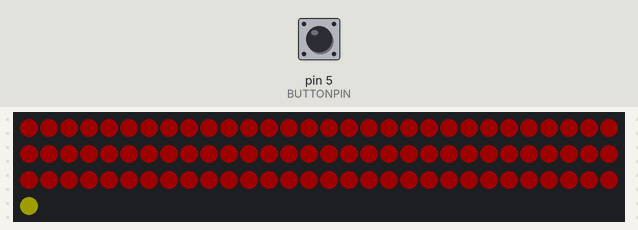
Simulated run of this sketch. Board: Arduino Uno, built with avr-gcc and run on an emulated ATmega328P. On the bench: 91 RGB LEDs in strip order, left to right, continuing on the next row. The test bench sets the inputs (shaded band); at power-on: pin 5 (BUTTONPIN) LOW. Dim RGB values are drawn brighter than linear; the strip is taken to match the declared colour order; random numbers use the default seed unless the sketch sets one.

Above: at 1.2 s.
1.3 s: pin 5 (BUTTONPIN) pulled HIGH for 0.15 s
At 1.7 s:
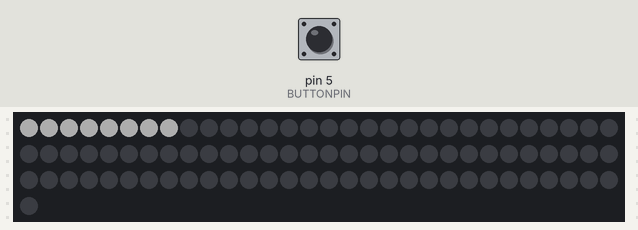
2.0 s: pin 5 (BUTTONPIN) pulled HIGH for 0.15 s
2.7 s: pin 5 (BUTTONPIN) pulled HIGH for 1 s
4.3 s: pin 5 (BUTTONPIN) pulled HIGH for 3.2 s
At 8.01 s:
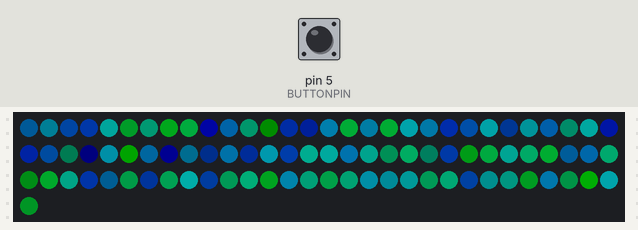
8.1 s: pin 5 (BUTTONPIN) pulled HIGH for 1 s
At 9.3 s:
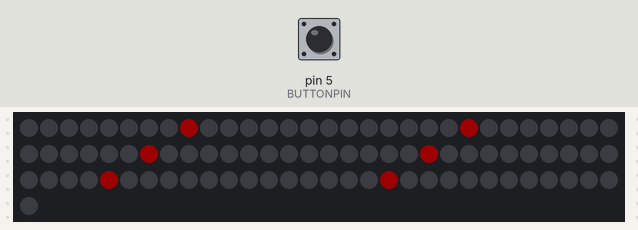
9.7 s: pin 5 (BUTTONPIN) pulsed HIGH 5 times (0.12 s each, 0.3 s apart)
At 12.9 s:
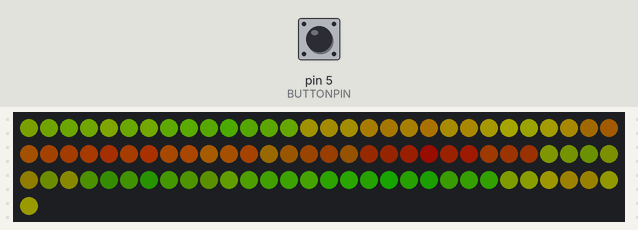
Timing chart, 0 to 13.9 s (numbered marks = the images above; inputs shaded):
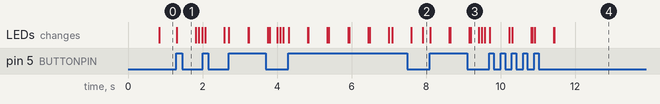

The sketch:

RGBLEDSnowflake.ino
```cpp
/* Written by James Cameron December 2019
 * For use with https://www.thingiverse.com/thing:1966885 by hoangnam
 * See more details at https://www.hackster.io/Equinaut/rgb-led-snowflake-with-arduino-uno-8553b6
 * Requires Adafruit NeoPixel Library
 */
#include <Adafruit_NeoPixel.h>

#define TOTALMODES 8
int mode = 6;
boolean modeChanged = false;
#define NUMPIXELS 91
#define LEDPIN 6
#define BUTTONPIN 5

Adafruit_NeoPixel pixels = Adafruit_NeoPixel(NUMPIXELS, LEDPIN, NEO_RGB + NEO_KHZ400);
typedef void (*function) (void);
typedef uint32_t colour;
#define AMOUNTOFMAINCOLS 6
colour mainCols[] = {pixels.Color(150,0,0),pixels.Color(150,150,0),pixels.Color(0,150,0),pixels.Color(0,150,150),pixels.Color(0,0,150),pixels.Color(150,0,150)}; //List of basic colours to be used

const int spokes[][8] = {{90,88,42,43,44,55,49,50},
                        {90,87,28,29,30,41,35,36},
                        {90,86,14,15,16,27,21,22},
                        {90,85, 0, 1, 2,13, 7, 8},
                        {90,84,70,71,72,83,77,78},
                        {90,89,56,57,58,69,63,64}};

const int otherLines[][10] = {{48,47,55,54,53,32,31,41,37,38},
                            {34,33,41,40,39,18,17,27,23,24},
                            {20,19,27,26,25, 4, 3,13, 9,10},
                            {80,79,83,73,74,11,12,13, 5, 6},
                            {62,61,69,68,67,81,82,83,75,76},
                            {52,51,55,45,46,60,59,69,65,66}};

const int spiral[] = {90,88,87,86,85,84,89,42,28,14,0,70,56,43,29,15,1,71,57,44,30,16,2,72,58,69,59,60,46,45,55,54,53,32,31,41,40,39,18,17,27,26,25,4,3,13,12,11,74,73,83,82,81,67,68,65,63,61,47,49,51,33,35,37,19,21,23,5,7,9,75,77,79,66,64,62,48,50,52,34,36,38,20,22,24,6,8,10,76,78,80};

const int xs[] = {0, 0, 0, 39, 80, 39, 78, 0, 0, -39, -78, -79, -37, 0, 111, 153, 192, 231, 229, 270, 312, 271, 312, 229, 230, 150, 193, 231, 111, 151, 189, 192, 153, 231, 229, 270, 311, 268, 311, 231, 230, 231, 0, 0, 0, -39, -79, -39, -77, 0, 0, 39, 78, 78, 39, 0, -111, -153, -191, -190, -151, -231, -231, -270, -312, -270, -310, -232, -232, -229, -112, -152, -192, -192, -151, -231, -231, -270, -312, -271, -310, -230, -229, -233, -51, 0, 50, 52, 0, -51, 0};
const int ys[] = {129, 175, 221, 242, 219, 290, 310, 310, 359, 289, 312, 221, 243, 265, 64, 88, 110, 89, 43, 111, 88, 157, 181, 179, 224, 177, 156, 132, -65, -86, -110, -156, -178, -177, -223, -157, -178, -110, -87, -41, -86, -133, -128, -175, -220, -242, -220, -289, -312, -312, -359, -289, -314, -220, -243, -265, -63, -87, -109, -155, -178, -178, -225, -156, -179, -111, -86, -40, -87, -133, 66, 89, 110, 156, 178, 176, 223, 158, 179, 111, 88, 42, 88, 133, 29, 61, 29, -29, -61, -30, 0};


void setup() {
  pinMode(BUTTONPIN,INPUT);
  pixels.setBrightness(50);
  pixels.begin();
}

void loop() {
  changeMode();
  function modes[] = {mode0,mode1,mode2,mode3,mode4,mode5,mode6,mode7};    //An array of all the modes
  modeChanged =false;//New mode will now be run
  modes[mode]();
  pixels.show();
}

boolean changeMode() {  //Checks if the button is pressed, an if it is it moves on to hte next mode
  if (modeChanged) return true;
  if (digitalRead(BUTTONPIN)==HIGH) {
    if(++mode>=TOTALMODES) mode=0; //Increments the mode by 1 and if it is then higher than the amount of modes, it is set to 0
    pixels.clear();
    for (int i=0; i<=mode;i++) pixels.setPixelColor(i,pixels.Color(255,255,255));
    pixels.show();
    delay(500);
    pixels.clear();
    pixels.show();
    modeChanged = true;
    return true;
  }
  return false;
}
```

Animations.ino
```cpp
//Simple animations

void wipe(colour col=pixels.Color(0,0,0),int wipeSpeed=4,int dir=0) {
  for (int i=-400;i<400;i+=wipeSpeed) {
    for (int pixel=0;pixel<NUMPIXELS;pixel++) {
      switch (dir) {
        case 0: if (ys[pixel]<=i)     pixels.setPixelColor(pixel,col); break;  //Wipes from top to botom
        case 1: if (ys[pixel]>=-1*i)  pixels.setPixelColor(pixel,col); break;  //Wipes from bottom to top
        case 2: if (xs[pixel]<=i)     pixels.setPixelColor(pixel,col); break;  //Wipes from left to right
        case 3: if (xs[pixel]>=-1*i)  pixels.setPixelColor(pixel,col); break;  //Wipes from right to left
      }
    }
    pixels.show();
    if (changeMode()) return;
  }
}
void circleFrom(colour col=pixels.Color(0,0,0),int radStep=5,int centerLED = 90,int dir=0) { //Circles in or out from a particular LED on the snowflake
  int maxDistance = 0;
  int distances[NUMPIXELS];

  for (int i=0; i<NUMPIXELS;i++) {
    distances[i] = pow(pow(xs[i]-xs[centerLED],2)+pow(ys[i]-ys[centerLED],2),0.5 );
    if (distances[i]>maxDistance) maxDistance = distances[i];
  }
  for (int radius = 0;radius<=maxDistance+radStep;radius+=radStep) {
    if (dir==0) for (int i=0; i<NUMPIXELS;i++) if (distances[i]<=radius) pixels.setPixelColor(i,col);             //Circle in
    if (dir==1) for (int i=0; i<NUMPIXELS;i++) if (distances[i]>=maxDistance-radius) pixels.setPixelColor(i,col); //Circle out
    pixels.show();
    if (changeMode()) return;
  }
}
void rotate(colour col=pixels.Color(0,0,0),float rotateSpeed=0.15,int firstSpeed = 30,int radius = 400) {
  //Stage0 - Run up the first bar of the rotate
  for (int pixel:spokes[0]) {
    if (ys[pixel]<-radius) break;
    pixels.setPixelColor(pixel,col);
    pixels.show();
    delay(firstSpeed);
    if (changeMode()) return;
  }
  for (float a=-PI/2+rotateSpeed;a<=3*PI/2;a+=rotateSpeed) {
    for (int pixel=0;pixel<NUMPIXELS;pixel++) {
      if (xs[pixel]>=0 && ys[pixel]<=xs[pixel]*tan(a)  && pow(xs[pixel],2)+pow(ys[pixel],2)<=pow(radius,2)) pixels.setPixelColor(pixel,col);
      if (ys[pixel]>=xs[pixel]*tan(a) && a>=PI/2 && pow(xs[pixel],2)+pow(ys[pixel],2)<=pow(radius,2)) pixels.setPixelColor(pixel,col);
    }
    if (changeMode()) return;
    pixels.show();
  }
}

//All modes

void mode0() { //Blue-green random pixels
  //Run at start
  for (int i=0; i<NUMPIXELS;i++) {
    pixels.setPixelColor(i,pixels.Color(0,random(255),random(255)));
  }
  pixels.show();
  boolean modeChange = false;
  //Keep running until escaped
  while (!modeChange) {
    pixels.setPixelColor(int(random(0,NUMPIXELS)),pixels.Color(0,random(255),random(255)));
    pixels.show();
    delay(8);
    modeChange = changeMode();
  }
}

void mode1() {
  for (colour col:mainCols) {
    for (int i=0;i<91;i++) {
      pixels.setPixelColor(spiral[i],col);
      pixels.show();
      delay(10);
      if (changeMode()) return;
    }
  }
}
void mode2() {
  int dir=0;
  for (colour col:mainCols) {
    if (changeMode()) return;
    circleFrom(col,5,90,dir=1-dir);
  }
}
void mode3() {
  int dir=0;
  for (colour col:mainCols) {
    if (changeMode()) return;
    wipe(col,4,dir++);
    if (dir>=4) dir=0;
  }
}
void mode4() {
  for (colour col:mainCols) {
    circleFrom(col,5,int(random(90)));
    if (changeMode()) return;
  }
}
void mode5() {
  for (int pixel=0;pixel<NUMPIXELS;pixel++) {
    int r = int(float(xs[pixel]+400)*255/800);
    int g = int(float(ys[pixel]+400)*255/800);

    pixels.setPixelColor(pixel,pixels.Color(r,g,0));
  }
  pixels.show();
}
void mode6() {
  for (colour col:mainCols) {
    rotate(col);
    if (changeMode()) return;
  }
}
void mode7() {
  int delayVal = 75;
  for (colour col:mainCols) {
    for (int i=0;i<8;i++) {
      for (int j=0;j<6;j++) pixels.setPixelColor(spokes[j][i],col);
      pixels.show();
      delay(delayVal);
      if (changeMode()) return;
    }
    for (int i=0;i<10;i++) {
      for (int j=0;j<6;j++) pixels.setPixelColor(otherLines[j][i],col);
      pixels.show();
      delay(delayVal);
      if (changeMode()) return;
    }
  }
}
```
